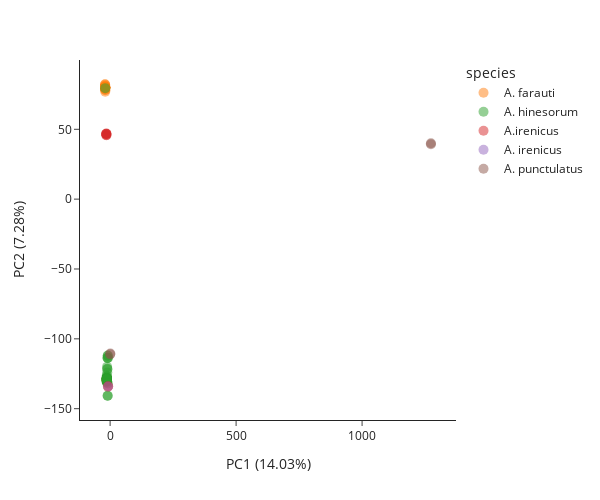

Source (notebook cell):
### Markdown cell above
The outgroup sample there (I think) represents a an admixed PNG / SI population - whenever I remove it, it is replaced by another sample.
Let's dig a little into these clusters - will start by doing per-country PCA?

### Code cell
si_sample_df = df_samples[df_samples.country == 'Solomon Islands']
#si_coords,  si_model = run_pca(analysis_contigs[0], si_sample_df.vcf_id)
plot_pca(si_coords, si_model, 0, 1, 'species', si_sample_df)

### Figure 1 — Plotly figure (JSON) as saved in the notebook; plotly's stock layout.template omitted (floating-point values rounded to 4 significant figures)
{"data": [{"customdata": [["Solomon Islands", "SB-GU", "far_GUA-GIL-85-5"], ["Solomon Islands", "SB-GU", "far_GUA-LUN-85-3"], ["Solomon Islands", "SB-GU", "far_GUA-MAK-85-21"], ["Solomon Islands", "SB-GU", "far_GUA-MAK-85-30"], ["Solomon Islands", "SB-GU", "far_GUA-VAS-85-2"], ["Solomon Islands", "SB-GU", "far_GUA1812_19"], ["Solomon Islands", "SB-GU", "far_GUA1815_3"], ["Solomon Islands", "SB-GU", "far_GUA1815_4"], ["Solomon Islands", "SB-GU", "far_GUA1815_8"], ["Solomon Islands", "SB-GU", "far_GUA1815_9"], ["Solomon Islands", "SB-GU", "far_GUA183_132"], ["Solomon Islands", "SB-GU", "far_GUA183_22"], ["Solomon Islands", "SB-GU", "far_GUA185_2"], ["Solomon Islands", "SB-GU", "far_GUA187_1"], ["Solomon Islands", "SB-GU", "far_GUA_HBFW16"], ["Solomon Islands", "SB-GU", "far_GUA_HBFW25"], ["Solomon Islands", "SB-GU", "far_GUA_HBFW33"], ["Solomon Islands", "SB-GU", "far_GUA_HBFW34"], ["Solomon Islands", "SB-GU", "far_GUA_HBFW4"], ["Solomon Islands", "SB-MK", "far_Ula_U10"], ["Solomon Islands", "SB-MK", "far_Ula_U6"], ["Solomon Islands", "SB-MK", "far_Ula_U7"], ["Solomon Islands", "SB-MK", "far_Ula_U8"], ["Solomon Islands", "SB-MK", "far_Ula_U9"], ["Solomon Islands", "SB-WE", "far_WPSI_HLCNG23_28_1"], ["Solomon Islands", "SB-WE", "far_WPSI_HLCNG23_28_2"], ["Solomon Islands", "SB-WE", "far_WPSI_HLCNG23_28_3"], ["Solomon Islands", "SB-WE", "far_WPSI_HLCNG23_28_4"], ["Solomon Islands", "SB-WE", "far_WPSI_HLCNG23_28_5"], ["Solomon Islands", "SB-WE", "far_WPSI_HLCNG_23_5"], ["Solomon Islands", "SB-WE", "far_WPSI_sol278"], ["Solomon Islands", "SB-WE", "far_WPSI_sol291"], ["Solomon Islands", "SB-WE", "far_WPSI_sol292"], ["Solomon Islands", "SB-WE", "far_WPSI_sol294"], ["Solomon Islands", "SB-WE", "far_WPSI_sol311"], ["Solomon Islands", "SB-WE", "far_WPSI_sol315"], ["Solomon Islands", "SB-WE", "far_WPSI_sol335"], ["Solomon Islands", "SB-WE", "far_WPSI_sol99"], ["Solomon Islands", "SB-WE", "far_WPSI_sol_24"], ["Solomon Islands", "SB-WE", "far_WPSI_sol_25"], ["Solomon Islands", "SB-WE", "far_WPSI_sol_31"], ["Solomon Islands", "SB-WE", "far_WPSI_sol_33"]], "hovertemplate": "species=A. farauti<br>0=%{x}<br>1=%{y}<br>country=%{customdata[0]}<br>admin1_iso=%{customdata[1]}<br>vcf_id=%{customdata[2]}<extra></extra>", "legendgroup": "A. farauti", "marker": {"color": "#FF7F0E", "opacity": 0.5, "size": 10, "symbol": "circle"}, "mode": "markers", "name": "A. farauti", "orientation": "v", "showlegend": true, "type": "scatter", "x": [-19.54, -19.62, -19.56, -19.35, -19.63, -19.6, -19.51, -19.43, -19.79, -19.75, -19.78, -19.83, -19.66, -19.76, -19.6, -19.47, -19.56, -19.84, -19.2, -19.71, -19.82, -19.97, -20.03, -20.1, -19.67, -19.83, -19.61, -19.6, -13.4, -13.26, -19.32, -13.32, -19.29, -13.16, -12.8, -12.96, -12.98, -12.92, -13.01, -12.87, -19.41, -18.72], "xaxis": "x", "y": [80.07, 79.49, 79.98, 80.14, 78.88, 79.44, 79.71, 79.4, 80.14, 80.82, 80.17, 80.15, 80.29, 80.01, 80.1, 79.64, 79.73, 80.5, 80.66, 81.35, 79.9, 79.95, 82.25, 82.06, 79.93, 80.09, 78.99, 79.94, -129.2, -129.9, 79.99, -129.2, 76.89, -129.4, -129.2, -129.7, -128.3, -129.9, -128.1, -129.7, 77.98, 78.3], "yaxis": "y"}, {"customdata": [["Solomon Islands", "SB-GU", "hin_GUA18-3-19"], ["Solomon Islands", "SB-GU", "hin_GUA18-3-5"], ["Solomon Islands", "SB-GU", "hin_GUA18-9-18"], ["Solomon Islands", "SB-GU", "hin_GUA18-9-8"], ["Solomon Islands", "SB-GU", "hin_GUA1816_18"], ["Solomon Islands", "SB-GU", "hin_GUA1816_24"], ["Solomon Islands", "SB-GU", "hin_GUA1818_1"], ["Solomon Islands", "SB-GU", "hin_GUA181_8"], ["Solomon Islands", "SB-GU", "hin_GUA183_7"], ["Solomon Islands", "SB-GU", "hin_GUA183_8"], ["Solomon Islands", "SB-GU", "hin_GUA188_1"], ["Solomon Islands", "SB-GU", "hin_GUA189_6"], ["Solomon Islands", null, "hin_GUA_MC-5"], ["Solomon Islands", "SB-GU", "hin_PP_97_89_13"], ["Solomon Islands", "SB-GU", "hin_PP_97_89_7"], ["Solomon Islands", "SB-WE", "hin_WPSI_HB14"], ["Solomon Islands", "SB-WE", "hin_WPSI_HB2"], ["Solomon Islands", "SB-WE", "hin_WPSI_HB3"], ["Solomon Islands", "SB-WE", "hin_WPSI_HB5"], ["Solomon Islands", "SB-WE", "hin_WPSI_HB6"], ["Solomon Islands", "SB-WE", "hin_WPSI_HB7"], ["Solomon Islands", "SB-WE", "hin_WPSI_HB9"], ["Solomon Islands", "SB-WE", "hin_WPSI_HB_1"], ["Solomon Islands", "SB-WE", "hin_WPSI_HLC_30"], ["Solomon Islands", "SB-WE", "hin_WPSL_sol135"], ["Solomon Islands", "SB-WE", "hin_WPSL_sol244"], ["Solomon Islands", "SB-WE", "hin_WPSL_sol247"], ["Solomon Islands", "SB-WE", "hin_WPSL_sol251"], ["Solomon Islands", "SB-WE", "hin_WPSL_sol261"], ["Solomon Islands", "SB-WE", "hin_WPSL_sol308"], ["Solomon Islands", "SB-WE", "hin_WPSL_sol86"], ["Solomon Islands", "SB-WE", "hin_WPSL_sol_19"], ["Solomon Islands", "SB-WE", "hin_WPSL_sol_23"], ["Solomon Islands", "SB-WE", "hin_WPSL_sol_29"], ["Solomon Islands", "SB-WE", "hin_WPSL_sol_30"], ["Solomon Islands", "SB-WE", "hin_WPSL_sol_76"], ["Solomon Islands", "SB-WE", "hin_cNG-7-10"], ["Solomon Islands", "SB-WE", "hin_sNG_92_62_1"], ["Solomon Islands", "SB-WE", "hin_sNG_f2_92_27_20"], ["Solomon Islands", "SB-WE", "hin_sNG_f2_92_27_4"], ["Solomon Islands", "SB-WE", "hin_sNG_f2_92_27_8"], ["Solomon Islands", "SB-WE", "hin_sNG_f2_92_41_2"]], "hovertemplate": "species=A. hinesorum<br>0=%{x}<br>1=%{y}<br>country=%{customdata[0]}<br>admin1_iso=%{customdata[1]}<br>vcf_id=%{customdata[2]}<extra></extra>", "legendgroup": "A. hinesorum", "marker": {"color": "#2CA02C", "opacity": 0.5, "size": 10, "symbol": "circle"}, "mode": "markers", "name": "A. hinesorum", "orientation": "v", "showlegend": true, "type": "scatter", "x": [-13.66, -13.39, -13.46, -13.59, -13.49, -13.38, -13.57, -13.7, -13.81, -13.68, -13.32, -11.22, -11.2, -10.91, -12.02, -13.1, -13.23, -13.62, -13.41, -13.2, -12.44, -13.19, -13.12, -12.92, -13.45, -13.59, -13.15, -13.19, -19.38, -12.84, -13.21, -13.42, -13.03, -13.64, -9.609, -8.709, -10.01, -10.83, -9.147, -9.424, -9.451, -8.829], "xaxis": "x", "y": [-127.5, -130.2, -128.4, -129.7, -130.2, -128.2, -128.7, -130.0, -128.3, -128.2, -130.0, -124.1, -121.5, -121.7, -120.0, -128.0, -130.4, -128.6, -131.2, -128.9, -128.8, -130.8, -129.1, -128.1, -126.5, -129.1, -128.9, -129.9, 79.45, -127.2, -129.5, -128.5, -128.5, -128.9, -140.7, -132.0, -140.7, -113.5, -112.0, -112.0, -113.9, -113.6], "yaxis": "y"}, {"customdata": [["Solomon Islands", "SB-GU", "iren_GUA1812_16iren"], ["Solomon Islands", "SB-GU", "iren_GUA1826_11iren"], ["Solomon Islands", "SB-GU", "iren_GUA182_3iren"], ["Solomon Islands", "SB-GU", "iren_GUA182_6iren"], ["Solomon Islands", "SB-GU", "iren_GUA183_2iren"], ["Solomon Islands", "SB-GU", "iren_GUA184_23iren"], ["Solomon Islands", "SB-GU", "iren_GUA188_30iren"], ["Solomon Islands", "SB-GU", "iren_GUA24_3"]], "hovertemplate": "species=A.irenicus<br>0=%{x}<br>1=%{y}<br>country=%{customdata[0]}<br>admin1_iso=%{customdata[1]}<br>vcf_id=%{customdata[2]}<extra></extra>", "legendgroup": "A.irenicus", "marker": {"color": "#D62728", "opacity": 0.5, "size": 10, "symbol": "circle"}, "mode": "markers", "name": "A.irenicus", "orientation": "v", "showlegend": true, "type": "scatter", "x": [-15.24, -14.89, -14.81, -14.8, -14.7, -15.5, -7.76, -8.749], "xaxis": "x", "y": [46.63, 45.69, 46.67, 45.83, 46.91, 46.85, -133.9, -134.2], "yaxis": "y"}, {"customdata": [["Solomon Islands", "SB-GU", "ore_IJ98_10_1"]], "hovertemplate": "species=A. irenicus<br>0=%{x}<br>1=%{y}<br>country=%{customdata[0]}<br>admin1_iso=%{customdata[1]}<br>vcf_id=%{customdata[2]}<extra></extra>", "legendgroup": "A. irenicus", "marker": {"color": "#9467BD", "opacity": 0.5, "size": 10, "symbol": "circle"}, "mode": "markers", "name": "A. irenicus", "orientation": "v", "showlegend": true, "type": "scatter", "x": [-8.195], "xaxis": "x", "y": [-134.1], "yaxis": "y"}, {"customdata": [["Solomon Islands", "SB-GU", "pun_SI98-12-2"], ["Solomon Islands", "SB-GU", "pun_SI98-21-1"], ["Solomon Islands", "SB-GU", "pun_SI98-8-2"], ["Solomon Islands", "SB-GU", "pun_SIWP98-13-1"]], "hovertemplate": "species=A. punctulatus<br>0=%{x}<br>1=%{y}<br>country=%{customdata[0]}<br>admin1_iso=%{customdata[1]}<br>vcf_id=%{customdata[2]}<extra></extra>", "legendgroup": "A. punctulatus", "marker": {"color": "#8C564B", "opacity": 0.5, "size": 10, "symbol": "circle"}, "mode": "markers", "name": "A. punctulatus", "orientation": "v", "showlegend": true, "type": "scatter", "x": [1273.0, 1273.0, 0.8473, 0.3521], "xaxis": "x", "y": [40.0, 39.31, -110.6, -111.1], "yaxis": "y"}], "layout": {"height": 500, "legend": {"title": {"text": "species"}, "tracegroupgap": 0}, "margin": {"t": 60}, "width": 600, "xaxis": {"anchor": "y", "domain": [0, 1], "title": {"text": "PC1 (14.03%)"}}, "yaxis": {"anchor": "x", "domain": [0, 1], "title": {"text": "PC2 (7.28%)"}}}}
